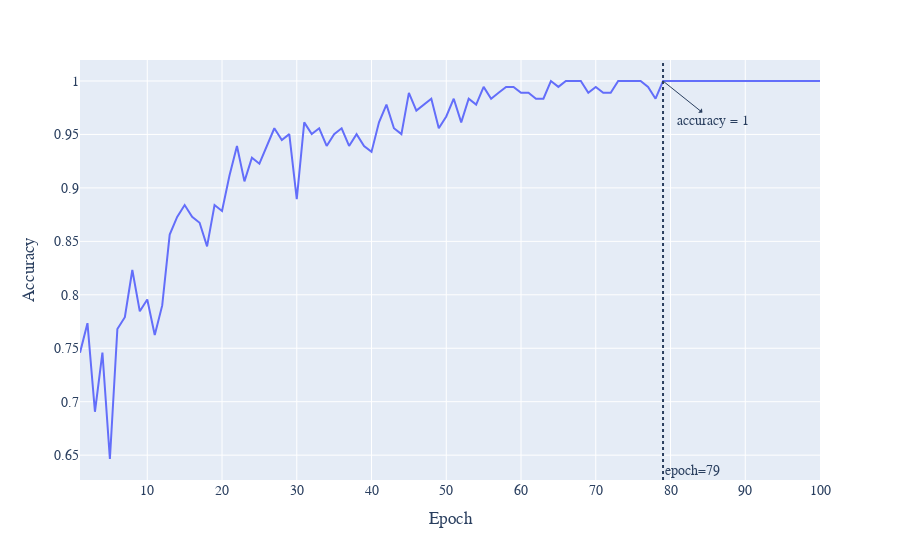

The code cell stored with this chart in its notebook:
### Code cell
fig=px.line(df_complicated,x='epoch',y='metrics/accuracy_top1',render_mode='svg')
fig.add_vline(x=79, line_dash="dot",annotation_text="epoch=79", annotation_position="bottom right")
fig.add_annotation(x=79, y=1,arrowhead=1, showarrow=True, xshift=0,arrowside="start", ax=50,ay=40 ,text="accuracy = 1")
fig.update_xaxes(title_text='Epoch')
fig.update_yaxes(title_text='Accuracy')
fig.update_layout(font_family="Times New Roman",font_size=14)
fig.write_image("accuracy.svg")
fig.show()
svg_to_pdf('accuracy.svg', 'train4/pdf/accuracy.pdf')

### Figure 1 — Plotly figure (JSON) as saved in the notebook; plotly's stock layout.template omitted (floating-point values rounded to 4 significant figures)
{"data": [{"hovertemplate": "epoch=%{x}<br>metrics/accuracy_top1=%{y}<extra></extra>", "legendgroup": "", "line": {"color": "#636efa", "dash": "solid"}, "marker": {"symbol": "circle"}, "mode": "lines", "name": "", "orientation": "v", "showlegend": false, "type": "scatter", "x": [1, 2, 3, 4, 5, 6, 7, 8, 9, 10, 11, 12, 13, 14, 15, 16, 17, 18, 19, 20, 21, 22, 23, 24, 25, 26, 27, 28, 29, 30, 31, 32, 33, 34, 35, 36, 37, 38, 39, 40, 41, 42, 43, 44, 45, 46, 47, 48, 49, 50, 51, 52, 53, 54, 55, 56, 57, 58, 59, 60, 61, 62, 63, 64, 65, 66, 67, 68, 69, 70, 71, 72, 73, 74, 75, 76, 77, 78, 79, 80, 81, 82, 83, 84, 85, 86, 87, 88, 89, 90, 91, 92, 93, 94, 95, 96, 97, 98, 99, 100], "xaxis": "x", "y": [0.7459, 0.7735, 0.6906, 0.7459, 0.6464, 0.768, 0.779, 0.8232, 0.7845, 0.7956, 0.7624, 0.7901, 0.8563, 0.8729, 0.884, 0.8729, 0.8674, 0.8453, 0.884, 0.8784, 0.9116, 0.9392, 0.9061, 0.9282, 0.9226, 0.9392, 0.9558, 0.9447, 0.9503, 0.8895, 0.9613, 0.9503, 0.9558, 0.9392, 0.9503, 0.9558, 0.9392, 0.9503, 0.9392, 0.9337, 0.9613, 0.9779, 0.9558, 0.9503, 0.9889, 0.9724, 0.9779, 0.9834, 0.9558, 0.9668, 0.9834, 0.9613, 0.9834, 0.9779, 0.9945, 0.9834, 0.9889, 0.9945, 0.9945, 0.9889, 0.9889, 0.9834, 0.9834, 1, 0.9945, 1, 1, 1, 0.9889, 0.9945, 0.9889, 0.9889, 1, 1, 1, 1, 0.9945, 0.9834, 1, 1, 1, 1, 1, 1, 1, 1, 1, 1, 1, 1, 1, 1, 1, 1, 1, 1, 1, 1, 1, 1], "yaxis": "y"}], "layout": {"annotations": [{"showarrow": false, "text": "epoch=79", "x": 79, "xanchor": "left", "xref": "x", "y": 0, "yanchor": "bottom", "yref": "y domain"}, {"arrowhead": 1, "arrowside": "start", "ax": 50, "ay": 40, "showarrow": true, "text": "accuracy = 1", "x": 79, "xshift": 0, "y": 1}], "font": {"family": "Times New Roman", "size": 14}, "legend": {"tracegroupgap": 0}, "margin": {"t": 60}, "shapes": [{"line": {"dash": "dot"}, "type": "line", "x0": 79, "x1": 79, "xref": "x", "y0": 0, "y1": 1, "yref": "y domain"}], "xaxis": {"anchor": "y", "domain": [0, 1], "title": {"text": "Epoch"}}, "yaxis": {"anchor": "x", "domain": [0, 1], "title": {"text": "Accuracy"}}}}
